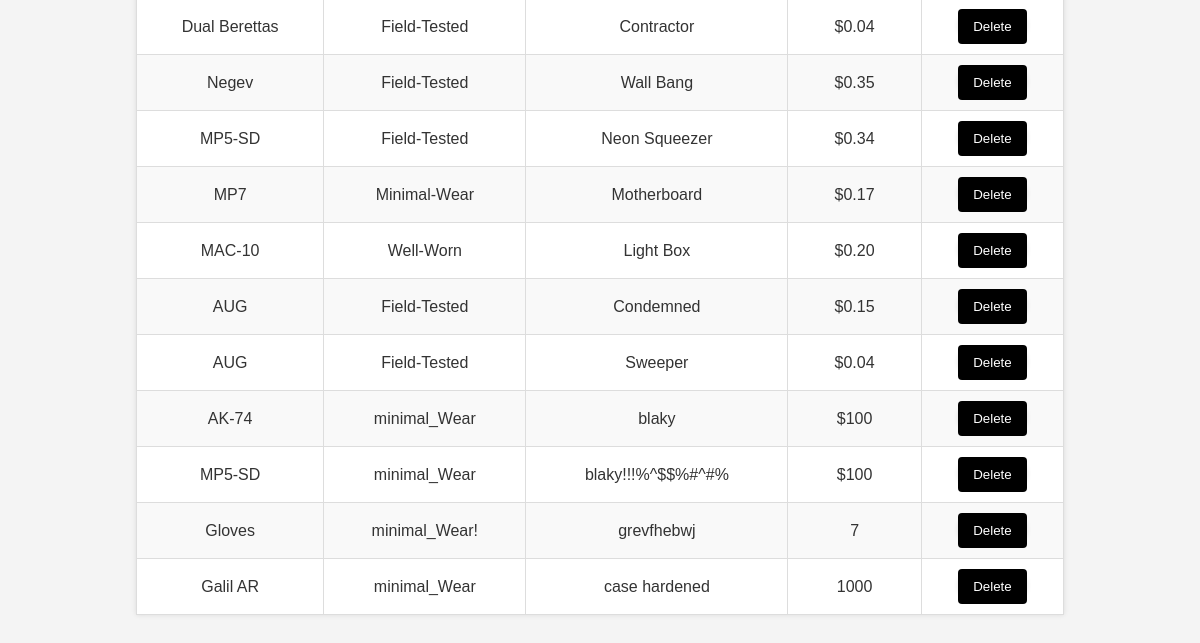
Before: / (lower part) with the older database file.
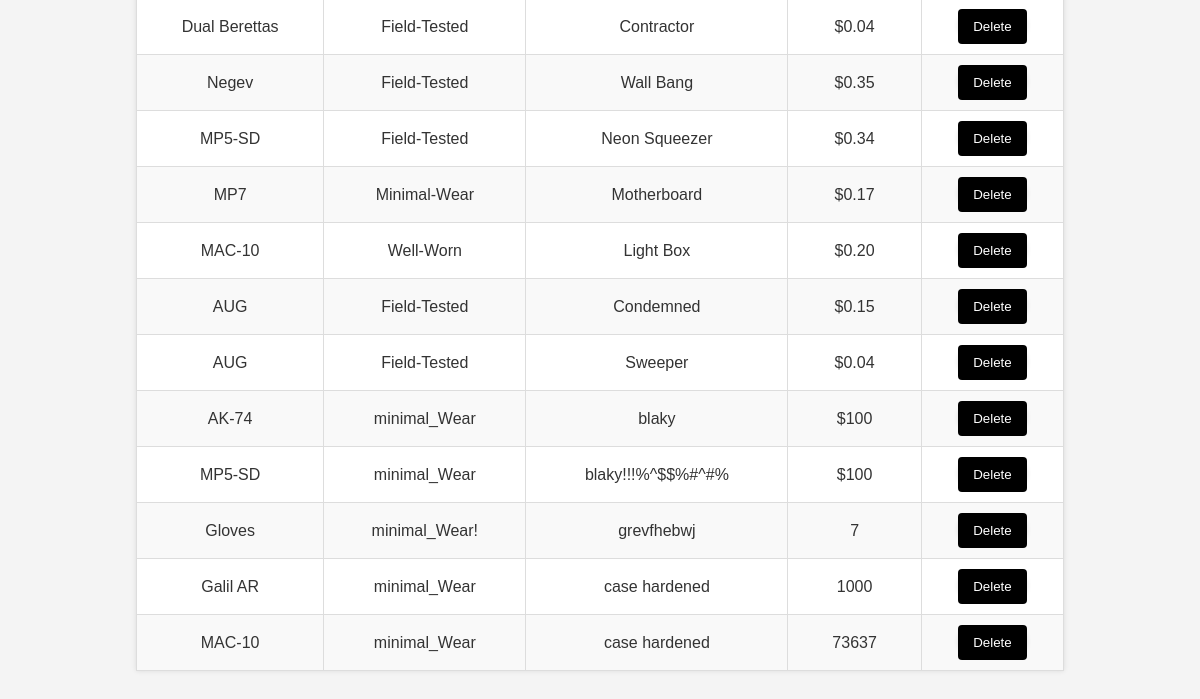
After: the same page with the newer database file.
### tables this page shows
CREATE TABLE CS_Skins (id INTEGER PRIMARY KEY, Skin_Name TEXT, Wear TEXT, Price INTEGER, Weapon_id INTEGER REFERENCES Catigory_Wepons (weapon_name), "Stat-Track" TEXT);

CREATE TABLE Catigory_Wepons (ID INTEGER PRIMARY KEY, weapon_name TEXT REFERENCES CS_Skins (Weapon_id));

### app.py (the view)
@app.route("/")
def home():
    cursor = get_db().cursor()
    sql ="""
select Catigory_Wepons.weapon_name, weapon_name, CS_Skins.Wear,
CS_Skins.Skin_Name, CS_Skins.Price
from CS_Skins
join Catigory_Wepons
on CS_Skins.Weapon_id = Catigory_Wepons.id
"""
    cursor.execute(sql)
    results = cursor.fetchall()
    cur = get_db().cursor()
    sql = "select * FROM catigory_Wepons"
    cur.execute("SELECT id, weapon_name FROM Catigory_Wepons")
    catigory_Wepons = cur.fetchall()
    return render_template("contents.html", results=results, catigory_Wepons=catigory_Wepons)

### app.py (called while the page is built)
def get_db():
    db = getattr(g, '_database', None)
    if db is None:
        db = g._database = sqlite3.connect(DATABASE)
    return db

@app.teardown_appcontext
def close_connection(exception):
    db = getattr(g, '_database', None)
    if db is not None:
        db.close()

### templates/contents.html (shortened to what this page needs)
<!DOCTYPE html>
<html lang="en">
<head>
    <link rel="stylesheet" href={{url_for('static',filename='styles.css')}}>
</head>
<body>
    <br>
    <table border="1">
        {% for item in results %}
        <tr>
            <td>{{ item[1] }}</td>
            <td>{{ item[2] }}</td>
            <td>{{ item[3] }}</td>
            <td>{{ item[4] }}</td>
            <td>
                <form action="/delete" method="post">
                    <input type="submit" value="Delete">
                </form>
            </td>
        </tr>
        {% endfor %}
    </table>
</body>
</html>

### static/styles.css (style rules this page uses)
body { font-family: Arial, sans-serif; background-color: #f4f4f4; color: #333; text-align: center; margin: 0; padding: 20px; }
table { width: 80%; margin: 20px auto; border-collapse: collapse; background-color: #fff; box-shadow: 0px 0px 5px rgba(0, 0, 0, 0.1); }
table, th, td { border: 1px solid #ddd; }
tr:nth-child(even) { background-color: #f9f9f9; }
form { width: 50%; margin: 20px auto; padding: 15px; background-color: #fff; box-shadow: 0px 0px 5px rgba(0, 0, 0, 0.1); border-radius: 5px; }
input[type="submit"] { background-color: #000000; color: white; padding: 10px 15px; border: none; cursor: pointer; border-radius: 4px; transition: background 0.3s ease; }
td form { margin: 0; display: inline; border: none; background: none; padding: 0; }

Changed rows visible on the page:
added CS_Skins: weapon_name "MAC-10", Wear "minimal_Wear", Skin_Name "case hardened", Price "73637"
